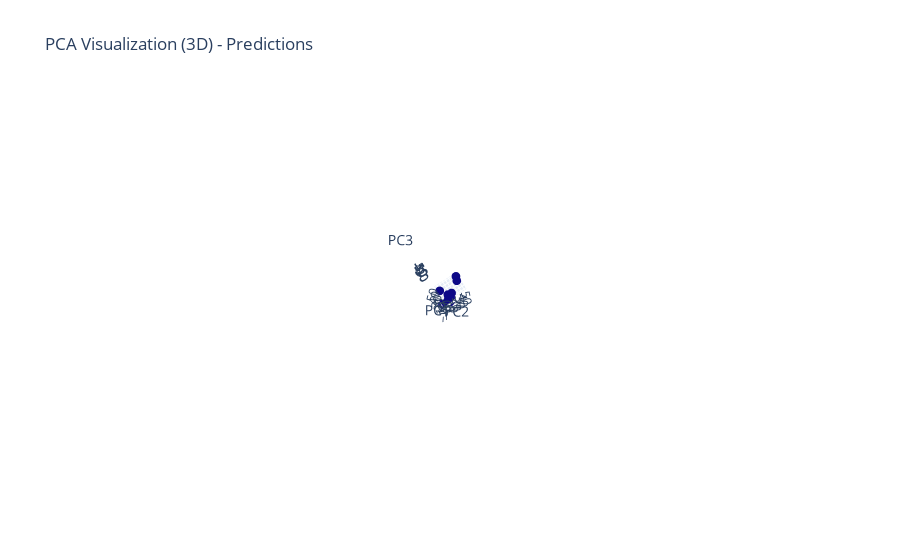

The notebook cell this image was saved under:
### Code cell
plot_predict_pca_3d(X_smote, X_test, y_smote, y_test, 5)

### Figure 1 — Plotly figure (JSON) as saved in the notebook; plotly's stock layout.template omitted (floating-point values rounded to 4 significant figures; data arrays with more than 128 entries replaced by an {"elided": "..."} marker saying what was removed)
{"data": [{"marker": {"color": {"elided": "3151 int values"}, "size": 3}, "mode": "markers", "type": "scatter3d", "x": {"elided": "3151 float values"}, "y": {"elided": "3151 float values"}, "z": {"elided": "3151 float values"}}], "layout": {"autosize": true, "scene": {"aspectmode": "auto", "aspectratio": {"x": 0.7838, "y": 1.053, "z": 1.212}, "camera": {"center": {"x": 0, "y": 0, "z": 0}, "eye": {"x": 1.918, "y": 1.247, "z": -17.39}, "projection": {"type": "perspective"}, "up": {"x": 0, "y": 0, "z": 1}}, "xaxis": {"title": {"text": "PC1"}, "type": "linear"}, "yaxis": {"title": {"text": "PC2"}, "type": "linear"}, "zaxis": {"title": {"text": "PC3"}, "type": "linear"}}, "title": {"text": "PCA Visualization (3D) - Predictions"}}}
